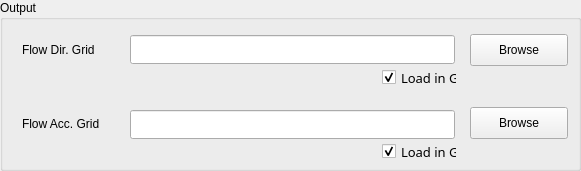
  <widget class="QGroupBox" name="groupBoxInput_2">
   <property name="geometry">
    <rect>
     <x>15</x>
     <y>125</y>
     <width>581</width>
     <height>171</height>
    </rect>
   </property>
   <property name="title">
    <string>Output</string>
   </property>
   <widget class="QLabel" name="textLabel1_2">
    <property name="geometry">
     <rect>
      <x>22</x>
      <y>34</y>
      <width>90</width>
      <height>31</height>
     </rect>
    </property>
    <property name="text">
     <string>Flow Dir. Grid</string>
    </property>
   </widget>
   <widget class="QCheckBox" name="checkBoxFlowDirGrid">
    <property name="geometry">
     <rect>
      <x>382</x>
      <y>67</y>
      <width>75</width>
      <height>21</height>
     </rect>
    </property>
    <property name="font">
     <font>
      <family>Sans Serif</family>
      <pointsize>10</pointsize>
      <weight>50</weight>
      <italic>false</italic>
      <bold>false</bold>
      <underline>false</underline>
      <strikeout>false</strikeout>
     </font>
    </property>
    <property name="text">
     <string>Load in GIS</string>
    </property>
    <property name="checked">
     <bool>true</bool>
    </property>
   </widget>
   <widget class="QPushButton" name="pushButtonFlowAccGrid">
    <property name="geometry">
     <rect>
      <x>470</x>
      <y>107</y>
      <width>98</width>
      <height>32</height>
     </rect>
    </property>
    <property name="text">
     <string>Browse</string>
    </property>
    <property name="autoDefault">
     <bool>false</bool>
    </property>
   </widget>
   <widget class="QLineEdit" name="lineEditFlowAccGrids">
    <property name="geometry">
     <rect>
      <x>130</x>
      <y>110</y>
      <width>325</width>
      <height>29</height>
     </rect>
    </property>
    <property name="font">
     <font>
      <pointsize>14</pointsize>
      <weight>75</weight>
      <bold>true</bold>
     </font>
    </property>
   </widget>
   <widget class="QLabel" name="textLabel1_2_2">
    <property name="geometry">
     <rect>
      <x>22</x>
      <y>108</y>
      <width>90</width>
      <height>31</height>
     </rect>
    </property>
    <property name="text">
     <string>Flow Acc. Grid</string>
    </property>
   </widget>
   <widget class="QLineEdit" name="lineEditFlowDirGrids">
    <property name="geometry">
     <rect>
      <x>130</x>
      <y>35</y>
      <width>325</width>
      <height>29</height>
     </rect>
    </property>
    <property name="font">
     <font>
      <pointsize>14</pointsize>
      <weight>75</weight>
      <bold>true</bold>
     </font>
    </property>
   </widget>
   <widget class="QCheckBox" name="checkBoxFlowAccGrid">
    <property name="geometry">
     <rect>
      <x>382</x>
      <y>141</y>
      <width>75</width>
      <height>21</height>
     </rect>
    </property>
    <property name="font">
     <font>
      <family>Sans Serif</family>
      <pointsize>10</pointsize>
      <weight>50</weight>
      <italic>false</italic>
      <bold>false</bold>
      <underline>false</underline>
      <strikeout>false</strikeout>
     </font>
    </property>
    <property name="text">
     <string>Load in GIS</string>
    </property>
    <property name="checked">
     <bool>true</bool>
    </property>
   </widget>
   <widget class="QPushButton" name="pushButtonsFlowDirGrid">
    <property name="geometry">
     <rect>
      <x>470</x>
      <y>34</y>
      <width>98</width>
      <height>32</height>
     </rect>
    </property>
    <property name="text">
     <string>Browse</string>
    </property>
    <property name="autoDefault">
     <bool>false</bool>
    </property>
   </widget>
  </widget>
